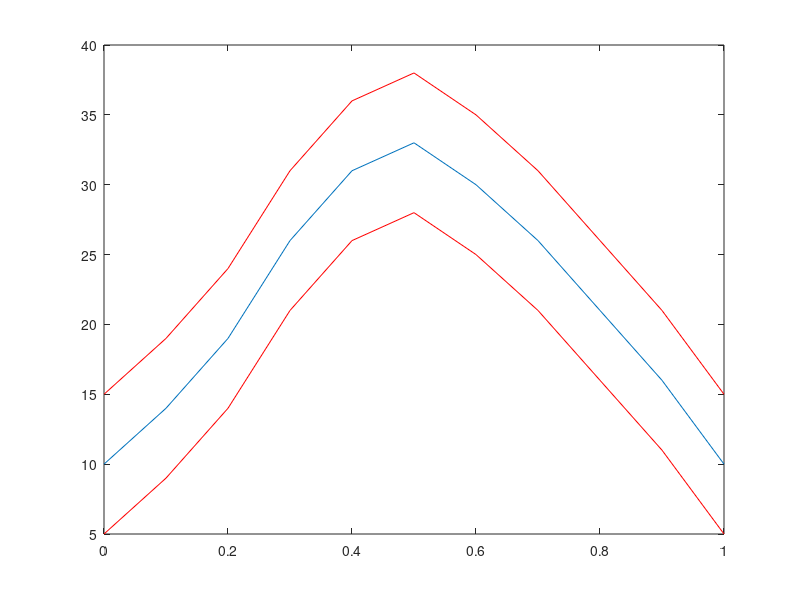

Recreate this plot in MATLAB.
xHA = 0:0.1:1;
%Grafica ideal
yHA = [10,14,19,26,31,33,30,26,21,16,10];

%Rangos
rSUP = yHA + 5;
rINF= yHA - 5;



plot(xHA, yHA), hold on, plot(xHA, rSUP, 'r'), hold on , plot(xHA, rINF, 'r')

